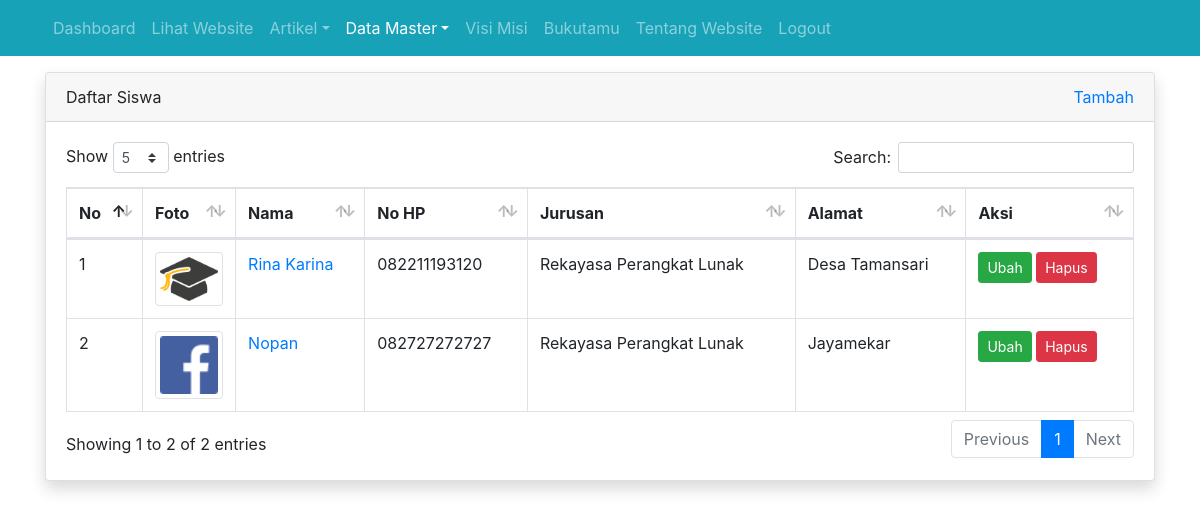
The app's page /admin/siswa/index.php (signed in) with its own data.
### tables this page shows
CREATE TABLE `tbl_siswa` (
  `id` int(11) NOT NULL,
  `nama` varchar(100) DEFAULT NULL,
  `nis` int(4) DEFAULT NULL,
  `jenis_kelamin` enum('L','P') DEFAULT NULL,
  `tempat_lahir` varchar(80) DEFAULT NULL,
  `tanggal_lahir` date DEFAULT NULL,
  `alamat` varchar(100) DEFAULT NULL,
  `no_hp` varchar(12) DEFAULT NULL,
  `foto` varchar(120) DEFAULT NULL,
  `id_jurusan` int(11) DEFAULT NULL
);

CREATE TABLE `tbl_jurusan` (
  `id` int(11) NOT NULL,
  `nama_jurusan` varchar(30) DEFAULT NULL,
  `ka_prodi` int(11) DEFAULT NULL
);

### admin/siswa/index.php (the view, shortened to what this page needs)
<?php
require_once '../../koneksi.php';
$query = mysqli_query($koneksi, "SELECT tbl_siswa.id, tbl_siswa.nama, tbl_siswa.no_hp, tbl_siswa.foto, tbl_siswa.alamat, tbl_jurusan.nama_jurusan AS jurusan FROM tbl_siswa LEFT JOIN tbl_jurusan ON tbl_siswa.id_jurusan = tbl_jurusan.id");
$no = 1;
?>
<!DOCTYPE html>
<html>
<head>
	<link rel="stylesheet" href="../../resources/datatables/datatables.min.css">
	<link rel="stylesheet" href="../../resources/css/bootstrap.min.css">
</head>
<body>
	<?php require_once '../navbar.php'; ?>
	<div class="container mt-3">
		<div class="row">
			<div class="col">
				<div class="card shadow">
					<div class="card-header">
						<div class="clearfix">
							<div class="float-left">
								Daftar Siswa
							</div>
							<div class="float-right">
								<a href="tambah.php">Tambah</a>
							</div>
						</div>
					</div>
					<div class="card-body">
						<table id="table_id" class="dataTable table table-bordered">
						    <thead>
						        <tr>
						            <th>No</th>
						            <th width="50px">Foto</th>
						            <th>Nama</th>
						            <th>No HP</th>
						            <th>Jurusan</th>
						            <th>Alamat</th>
						            <th>Aksi</th>
						        </tr>
						    </thead>
						    <tbody>
						       <?php while($row = mysqli_fetch_assoc($query)) : ?>
						       		<tr>
						       			<td><?= $no++ ?></td>
						       			<td><img src="../../images/siswa/<?= $row['foto'] ?>" alt="<?= $row['nama'] ?>" width="100%" class="img-thumbnail"></td>
						       			<td><a href="detail.php?id=<?= $row['id'] ?>"><?= $row['nama'] ?></a></td>
						       			<td><?= $row['no_hp'] ?></td>
						       			<td><?= $row['jurusan'] ?></td>
						       			<td><?= $row['alamat'] ?></td>
						       			<td>
						       				<a href="ubah.php?id=<?= $row['id'] ?>" class="btn btn-success btn-sm">Ubah</a>
											<a href="hapus.php?id=<?= $row['id'] ?>" class="btn btn-danger btn-sm" onclick="return confirm('apakah anda yakin?')">Hapus</a>
						       			</td>
						       		</tr>
						       <?php endwhile; ?>
						    </tbody>
						</table>
					</div>
				</div>
			</div>
		</div>
	</div>
</body>
</html>

### records on screen
tbl_siswa: foto (picture), nama "Rina Karina", no_hp "082211193120", id_jurusan.nama_jurusan "Rekayasa Perangkat Lunak", alamat "Desa Tamansari"
tbl_siswa: foto (picture), nama "Nopan", no_hp "082727272727", id_jurusan.nama_jurusan "Rekayasa Perangkat Lunak", alamat "Jayamekar"
